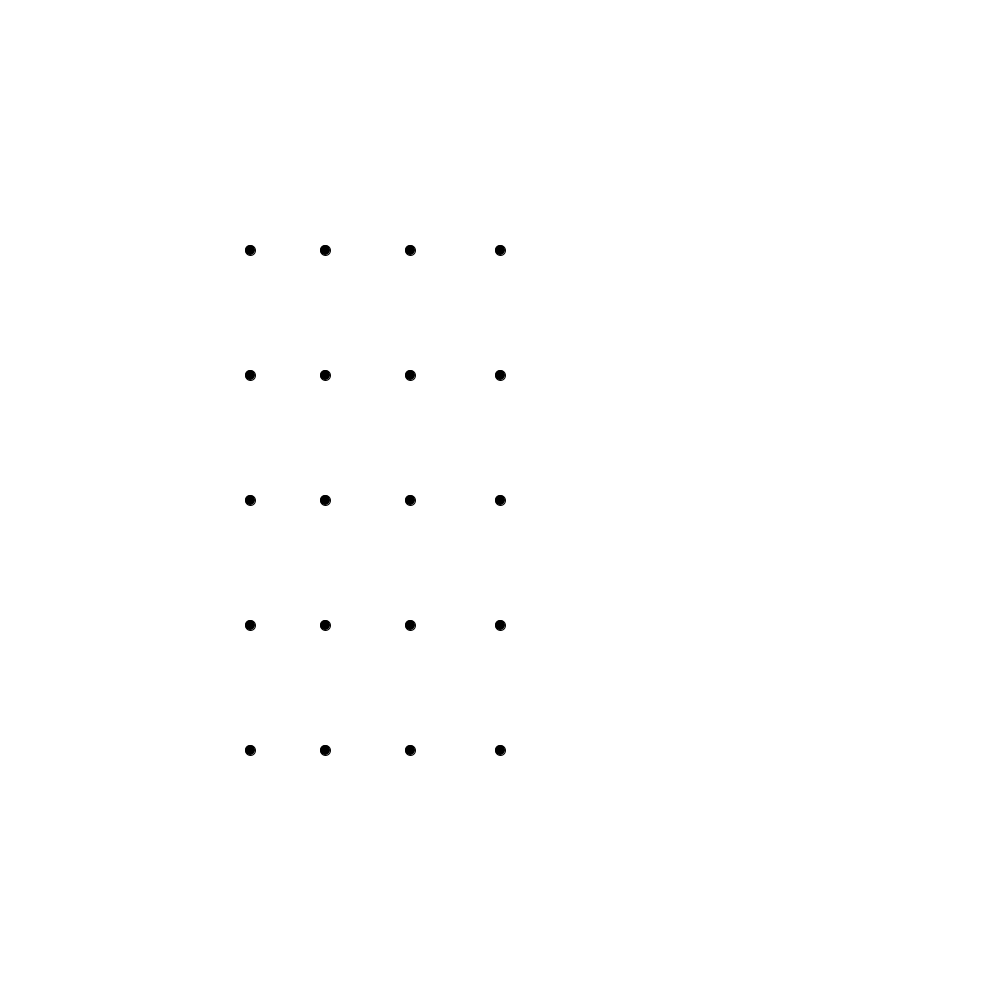
Frame 1 (no input)
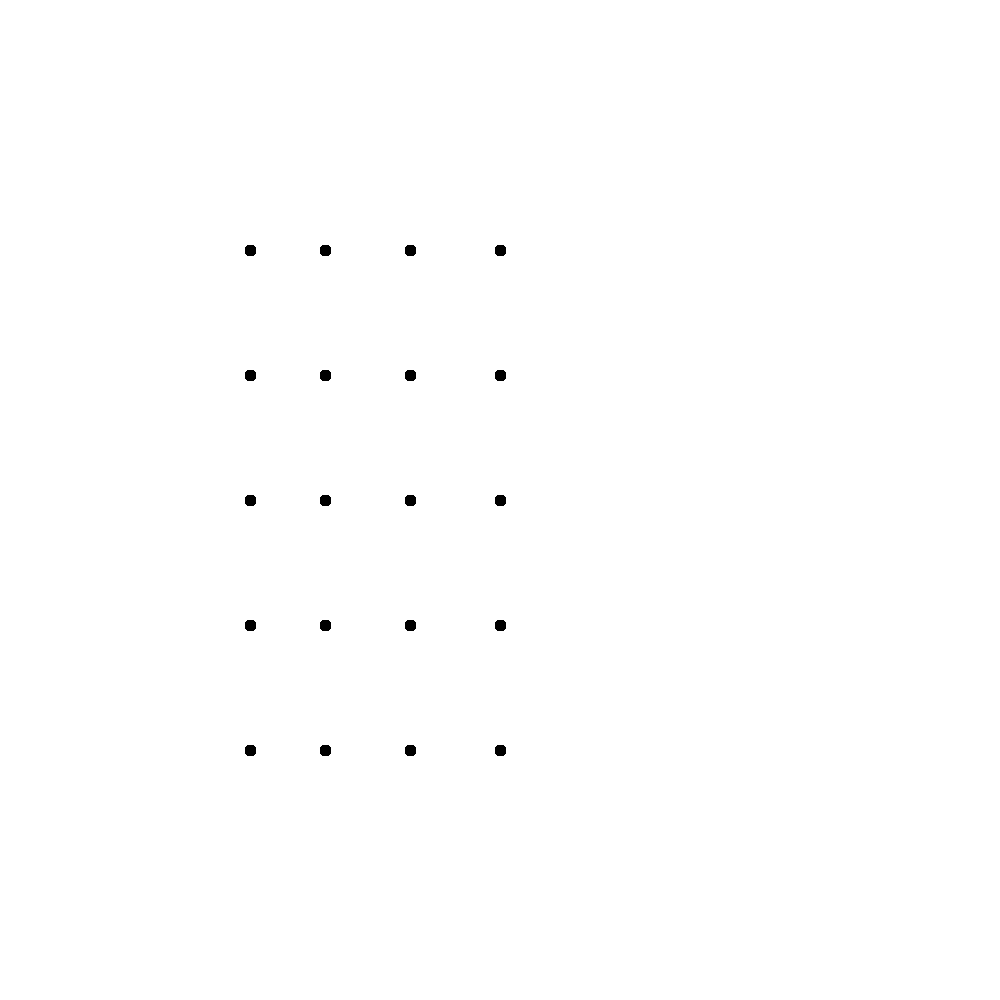
Frame 60 (the mouse pressed at the canvas centre just before this capture)
Frame 120 (the mouse held since frame 60 and released just before this capture): identical to frame 60, image omitted

The Processing sketch that drew these frames (run headless with seeded random() and noise(); from frame 60 on, the mouse is pressed at the canvas centre):

// Processing sketch: s05e1francisca
// ── s05e1francisca.pde
void setup () {
  size (1000,1000);
  background (255);
}

void draw (){
  fill (0);
  ellipse (250,250,10,10);
  ellipse (325,250,10,10);
  ellipse (410,250,10,10);
  ellipse (500,250,10,10);
  
  ellipse (250,375,10,10);
  ellipse (325,375,10,10);
  ellipse (410,375,10,10);
  ellipse (500,375,10,10);
  
  ellipse (250,500,10,10);
  ellipse (325,500,10,10);
  ellipse (410,500,10,10);
  ellipse (500,500,10,10);
  
  ellipse (250,625,10,10);
  ellipse (325,625,10,10);
  ellipse (410,625,10,10);
  ellipse (500,625,10,10);
  
  ellipse (250,750,10,10);
  ellipse (325,750,10,10);
  ellipse (410,750,10,10);
  ellipse (500,750,10,10);
}
